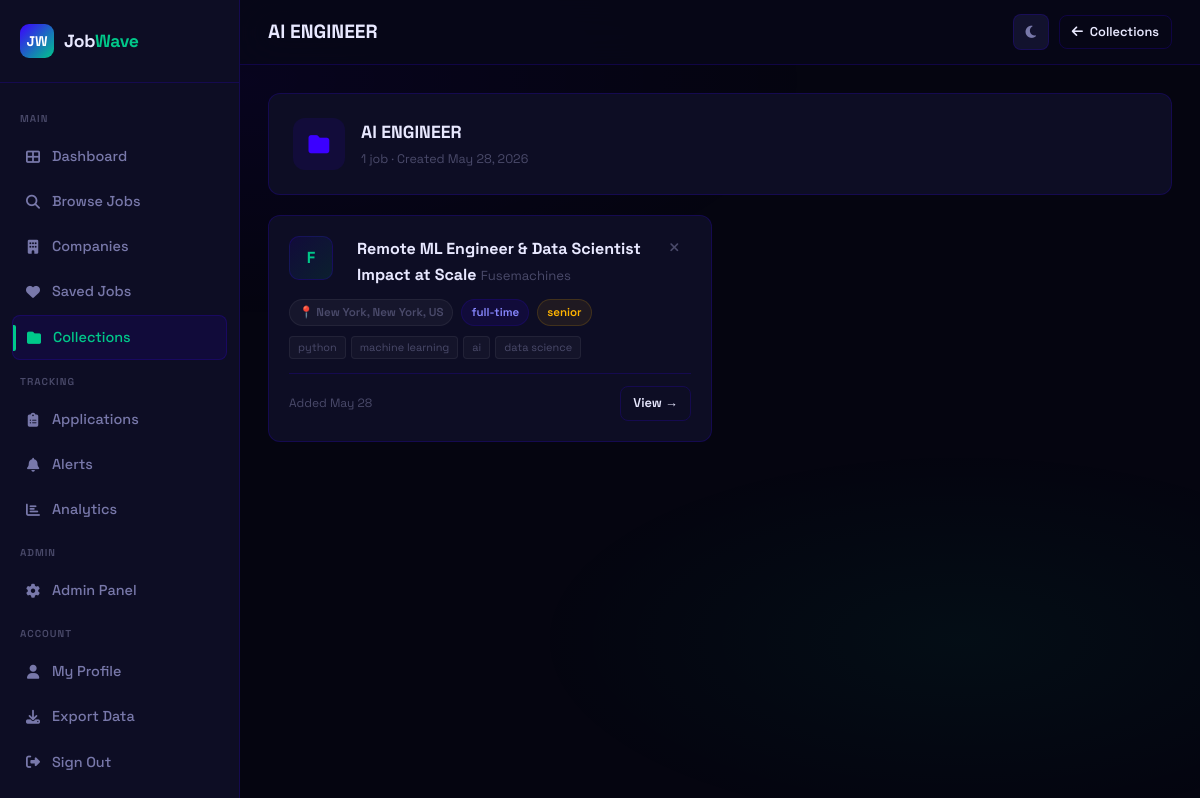
Page /collections/1 (signed in) on the earlier database version.
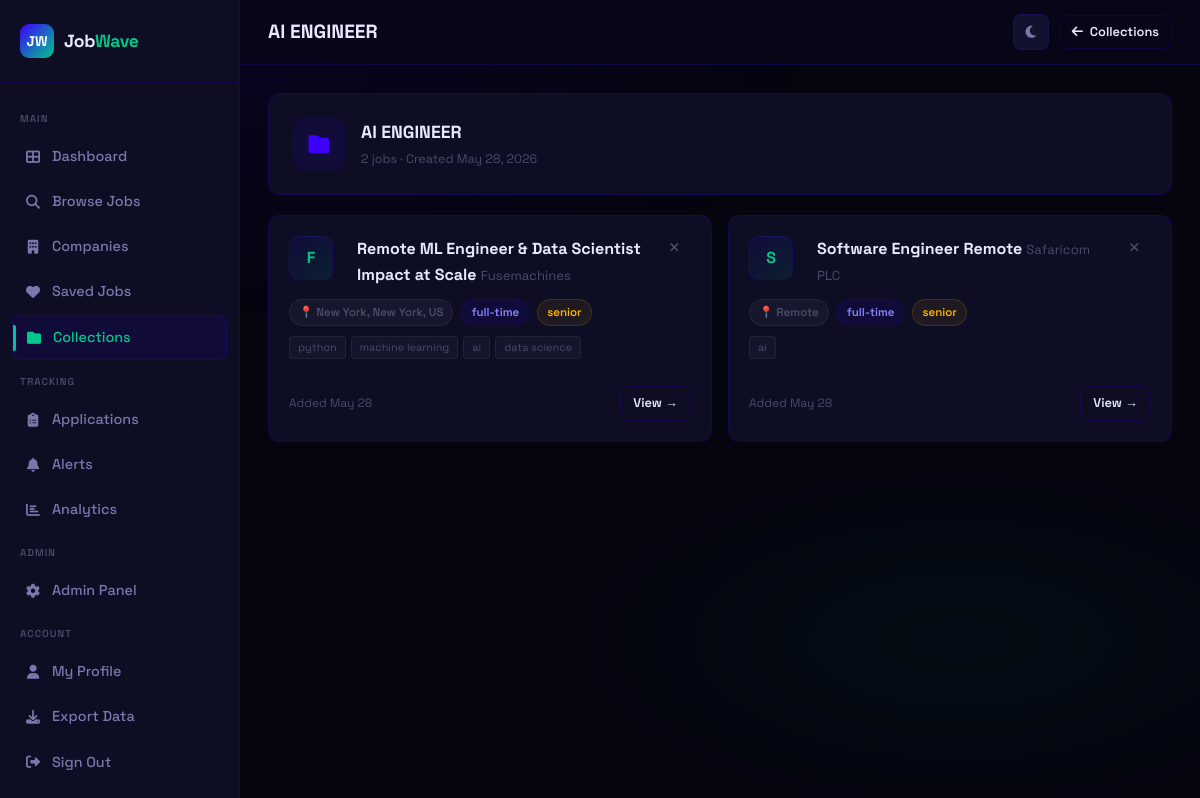
Same page on the later database version.
### app.py (models this page shows)
class Collection(db.Model):
    id = db.Column(db.Integer, primary_key=True)
    user_id = db.Column(db.Integer, db.ForeignKey('user.id'), nullable=False)
    name = db.Column(db.String(100), nullable=False)
    description = db.Column(db.String(300))
    color = db.Column(db.String(20), default='indigo')  # indigo | mint | amber | red
    created_at = db.Column(db.DateTime, default=datetime.utcnow)
    items = db.relationship('CollectionItem', backref='collection', lazy=True, cascade='all, delete-orphan')

class Job(db.Model):
    id = db.Column(db.Integer, primary_key=True)
    title = db.Column(db.String(200), nullable=False)
    company = db.Column(db.String(200), nullable=False)
    location = db.Column(db.String(200))
    job_type = db.Column(db.String(50))          # full-time | part-time | remote | contract
    experience = db.Column(db.String(50))         # entry | mid | senior
    salary_min = db.Column(db.Integer)
    salary_max = db.Column(db.Integer)
    description = db.Column(db.Text)
    requirements = db.Column(db.Text)
    source = db.Column(db.String(100))
    source_url = db.Column(db.String(500))
    source_id = db.Column(db.String(200), unique=True)  # duplicate detection
    tags = db.Column(db.String(500))
    is_active = db.Column(db.Boolean, default=True)
    scraped_at = db.Column(db.DateTime, default=datetime.utcnow)
    posted_at = db.Column(db.DateTime)
    views = db.Column(db.Integer, default=0)

class CollectionItem(db.Model):
    id = db.Column(db.Integer, primary_key=True)
    collection_id = db.Column(db.Integer, db.ForeignKey('collection.id'), nullable=False)
    job_id = db.Column(db.Integer, db.ForeignKey('job.id'), nullable=False)
    added_at = db.Column(db.DateTime, default=datetime.utcnow)
    job = db.relationship('Job')

### app.py (the view)
@app.route('/collections/<int:col_id>')
@login_required
def collection_detail(col_id):
    col = Collection.query.filter_by(id=col_id, user_id=current_user.id).first_or_404()
    saved_ids = {s.job_id for s in SavedJob.query.filter_by(user_id=current_user.id).all()}
    applied_ids = {a.job_id for a in Application.query.filter_by(user_id=current_user.id).all()}
    return render_template('collection_detail.html', col=col, saved_ids=saved_ids, applied_ids=applied_ids)

### app.py (called while the page is built)
@login_manager.user_loader
def load_user(user_id):
    return User.query.get(int(user_id))

    @property
    def is_authenticated(self): return True

### templates/collection_detail.html (shortened to what this page needs)
{% extends 'base.html' %}
{% block page_title %}{{ col.name }}{% endblock %}
{% block topbar_actions %}
<a href="{{ url_for('collections') }}" class="btn btn-outline btn-sm">
  <i class="fa-solid fa-arrow-left"></i> Collections
</a>
{% endblock %}
{% block content %}
<div class="stagger">
  <div class="card" style="margin-bottom:20px;">
    <div style="display:flex;align-items:center;gap:16px;">
      <div style="width:52px;height:52px;border-radius:12px;background:var(--indigo-dim);display:flex;align-items:center;justify-content:center;flex-shrink:0;">
        <i class="fa-solid fa-folder" style="color:var(--indigo);font-size:1.3rem;"></i>
      </div>
      <div>
        <div style="font-weight:800;font-size:1.1rem;">{{ col.name }}</div>
        <div style="font-size:0.78rem;color:var(--text-muted);margin-top:4px;">
          {{ col.items|length }} job{{ 's' if col.items|length != 1 }} · Created {{ col.created_at.strftime('%b %d, %Y') }}
        </div>
      </div>
    </div>
  </div>
  {% if col.items %}
  <div class="jobs-grid">
    {% for item in col.items %}
    {% set job = item.job %}
    <div class="job-card" id="job-card-{{ job.id }}">
      <div class="job-card-header">
        <div class="company-logo">{{ job.company[0] }}</div>
        <div style="flex:1;min-width:0;padding-left:12px;">
          <a href="{{ url_for('job_detail', job_id=job.id) }}" class="job-title" style="color:var(--text);">{{ job.title }}</a>
          <a href="/company/{{ job.company|urlencode }}" class="job-company" style="color:var(--text-muted);">{{ job.company }}</a>
        </div>
        <button class="btn btn-ghost btn-sm remove-from-col"
                data-col-id="{{ col.id }}" data-job-id="{{ job.id }}"
                title="Remove from collection">
          <i class="fa-solid fa-xmark" style="color:var(--text-muted);"></i>
        </button>
      </div>
      <div class="job-meta">
        {% if job.location %}<span class="badge badge-gray">📍 {{ job.location }}</span>{% endif %}
        <span class="badge badge-indigo">{{ job.job_type or 'full-time' }}</span>
        {% if job.experience %}<span class="badge badge-amber">{{ job.experience }}</span>{% endif %}
      </div>
      {% if job.tags %}
      <div class="job-tags">
        {% for tag in job.tags.split(',')[:4] %}<span class="tag">{{ tag.strip() }}</span>{% endfor %}
      </div>
      {% endif %}
      <div class="job-card-footer">
        <span class="job-time">Added {{ item.added_at.strftime('%b %d') }}</span>
        <div style="display:flex;gap:8px;">
          <a href="{{ url_for('job_detail', job_id=job.id) }}" class="btn btn-outline btn-sm">View →</a>
        </div>
      </div>
    </div>
    {% endfor %}
  </div>
  {% endif %}
</div>
{% endblock %}

### templates/base.html (shortened to what this page needs)
<!DOCTYPE html>
<html lang="en">
<head>
  <link rel="stylesheet" href="{{ url_for('static', filename='css/style.css') }}">
  <link rel="stylesheet" href="https://cdnjs.cloudflare.com/ajax/libs/font-awesome/6.5.0/css/all.min.css">
</head>
<body>
{% if current_user.is_authenticated %}
<div class="wrapper">
  <aside class="sidebar">
    <div class="sidebar-logo">
      <div class="logo-mark">JW</div>
      <div class="logo-text">Job<span>Wave</span></div>
    </div>
    <nav class="sidebar-nav">
      <span class="nav-section-label">Main</span>
      <a href="{{ url_for('dashboard') }}" class="nav-link {% if request.endpoint == 'dashboard' %}active{% endif %}">
        <span class="nav-icon"><i class="fa-solid fa-table-cells-large"></i></span> Dashboard
      </a>
      <a href="{{ url_for('jobs') }}" class="nav-link {% if request.endpoint in ['jobs','job_detail'] %}active{% endif %}">
        <span class="nav-icon"><i class="fa-solid fa-magnifying-glass"></i></span> Browse Jobs
      </a>
      <a href="{{ url_for('companies') }}" class="nav-link {% if request.endpoint in ['companies','company_page'] %}active{% endif %}">
        <span class="nav-icon"><i class="fa-solid fa-building"></i></span> Companies
      </a>
      <a href="{{ url_for('saved_jobs') }}" class="nav-link {% if request.endpoint == 'saved_jobs' %}active{% endif %}">
        <span class="nav-icon"><i class="fa-solid fa-heart"></i></span> Saved Jobs
      </a>
      <a href="{{ url_for('collections') }}" class="nav-link {% if request.endpoint in ['collections','collection_detail'] %}active{% endif %}">
        <span class="nav-icon"><i class="fa-solid fa-folder"></i></span> Collections
      </a>
      <span class="nav-section-label">Tracking</span>
      <a href="{{ url_for('applications') }}" class="nav-link {% if request.endpoint == 'applications' %}active{% endif %}">
        <span class="nav-icon"><i class="fa-solid fa-clipboard-list"></i></span> Applications
      </a>
      <a href="{{ url_for('alerts') }}" class="nav-link {% if request.endpoint == 'alerts' %}active{% endif %}">
        <span class="nav-icon"><i class="fa-solid fa-bell"></i></span> Alerts
      </a>
      <a href="{{ url_for('analytics') }}" class="nav-link {% if request.endpoint == 'analytics' %}active{% endif %}">
        <span class="nav-icon"><i class="fa-solid fa-chart-bar"></i></span> Analytics
      </a>
      {% if current_user.role == 'admin' %}
      <span class="nav-section-label">Admin</span>
      <a href="{{ url_for('admin') }}" class="nav-link {% if request.endpoint == 'admin' %}active{% endif %}">
        <span class="nav-icon"><i class="fa-solid fa-gear"></i></span> Admin Panel
      </a>
      {% endif %}
      <span class="nav-section-label">Account</span>
      <a href="{{ url_for('profile') }}" class="nav-link {% if request.endpoint == 'profile' %}active{% endif %}">
        <span class="nav-icon"><i class="fa-solid fa-user"></i></span> My Profile
      </a>
      <a href="{{ url_for('export_jobs') }}" class="nav-link">
        <span class="nav-icon"><i class="fa-solid fa-download"></i></span> Export Data
      </a>
      <a href="{{ url_for('logout') }}" class="nav-link">
        <span class="nav-icon"><i class="fa-solid fa-right-from-bracket"></i></span> Sign Out
      </a>
    </nav>
  </aside>
  <main class="main">
    <div class="topbar">
      <div style="display:flex;align-items:center;gap:12px;">
        <div class="topbar-title">
          <h1>{% block page_title %}Dashboard{% endblock %}</h1>
        </div>
      </div>
      <div class="topbar-actions">
        <button class="theme-toggle" id="theme-toggle" title="Toggle light/dark mode">
          <i class="fa-solid fa-moon" id="theme-icon"></i>
        </button>
        {% block topbar_actions %}{% endblock %}
      </div>
    </div>
    <div class="page-content">
      {% block content %}{% endblock %}
    </div>
  </main>
</div>
{% else %}
  {% block public_content %}{% endblock %}
{% endif %}
</body>
</html>

Differences in the rows shown:
added CollectionItem: added_at "May 28"
now on this page (row unchanged): Job: company "S", title "Software Engineer Remote", company "Safaricom PLC", location "Remote", job_type "full-time", experience "senior", strip "ai"
Other differences:
{{ col.items|length }}: "1" → "2"
{{ 's' if col.items|length != 1 }}: (not shown) → "s"
